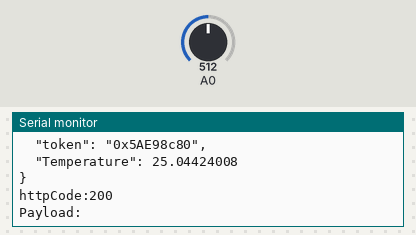
A sketch run on a simulated ESP8266 (NodeMCU). Shown: the last lines printed to the serial monitor. The inputs (shaded band) are chosen by the test bench; at power-on: A0 = 512. WiFi joins after 1.5 s; servers stay silent unless stated; uploads are accepted with an empty reply.

Above: at 2.7 s.
2.8 s: A0 set to 716
At 5.87 s:
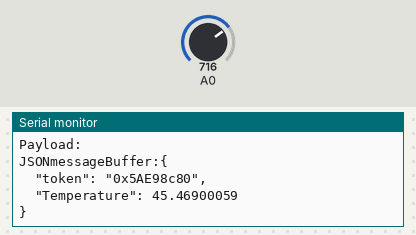
7.8 s: A0 set to 900
At 10.07 s:
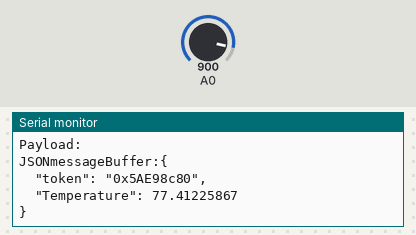
Timing chart, 0 to 11.6 s (numbered marks = the images above; inputs shaded):
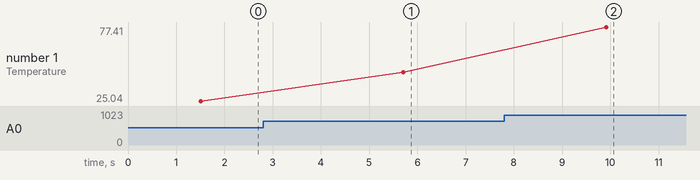

Measured:
- after the input at 2.8 s, the serial monitor: prints a new line after 2.9 s (image 1)
- after the input at 7.8 s, the serial monitor: prints a new line after 2.1 s (image 2)
- plotted number 1: 25.04 → 45.47 after the input at 2.8 s, 45.47 → 77.41 after the input at 7.8 s

The sketch:

IoT_Home.ino
```cpp
#include <ESP8266WiFi.h>
#include <ESP8266HTTPClient.h>
//#include <WiFiClient.h>
#include <ArduinoJson.h>


/* smarthome wi-Fi wi-Fi informations */
const char* ssid = "";	 /* REPLACE_WITH_YOUR_SSID     */
const char* passwd = ""; /* REPLACE_WITH_YOUR_PASSWORD */

const char* server_IP = "http://192.168.1.24:5000/api/post_temperature";

/*
unsigned long lastTime = 0;
unsigned long timerDelay = 5000;
*/


/* NTC Thermistor Initialization */
String command;
const double VCC = 3.3;                /* NodeMCU VCC              */
const double R2 = 10000;                /* 10K ohm series resistor  */
const double adc_resolution = 1023;    /* 10-bit adc (2^10) reader */

const double A = 0.001129148;    /* thermistor equation parameters */
const double B = 0.000234125;
const double C = 0.0000000876741;

void setup()
{
  Serial.begin(115200);  /* Define baud rate for serial communication */

  WiFi.begin(ssid, passwd); /* Start WiFi Connection*/
  Serial.println("Connecting");

  /* Attempt to connect wi-Fi network */
  while(WiFi.status() != WL_CONNECTED) {
    delay(500);
    Serial.print("Waiting for connection.");
  }

  Serial.println("");
  Serial.print("Connected to WiFi network with IP Address: ");
  Serial.println(WiFi.localIP());
  //WiFi.setAutoReconnect(true); /* Force to reconnect             */
  //WiFi.persistent(true);       /* Force to keep connection alive */
}


void loop()
{
  double Vout, /* ADC Read Voltage    */
          Rth, /* */
  temperature, /* Temperature Value   */
    adc_value; /* ADC value 0 to 1023 */

  adc_value = analogRead(A0);
  Vout = (adc_value * VCC) / adc_resolution;  /* adc_value 0 to 1023 */
  Rth = (VCC * R2 / Vout) - R2;               /* Vout 0 to 3.3V      */

  /***
     Steinhart-Hart Thermistor Formula:
     T in Kelvin = 1 / (A + B[ln(R)] + C[ln(R)]^3)
  ***/
  temperature = (1 / (A + (B * log(Rth)) + (C * pow((log(Rth)),3))));
  temperature = temperature - 273.15;  /* Convert Temperature Degree to Celsius */

  if(WiFi.status() == WL_CONNECTED) { /* Check Connection Status */
    StaticJsonBuffer<300> JSONbuffer; /* Static JSON Buffer */
    JsonObject& JSONencoder = JSONbuffer.createObject();

    /* Serialize JSON Object */
    JSONencoder["token"] = "0x5AE98c80";
    JSONencoder["Temperature"] = temperature;

    char JSONmessageBuffer[300];
    JSONencoder.prettyPrintTo(JSONmessageBuffer, sizeof(JSONmessageBuffer));
    Serial.print("JSONmessageBuffer:");
    Serial.println(JSONmessageBuffer);

    /* Initialize HTTP Client */
    HTTPClient http;
    http.begin(server_IP); /* Specify request destination */
    http.addHeader("Content-Type", "application/json");          /* Content-Type header         */

    /* Post JSON Object via HTTP */
    int httpCode = http.POST(JSONmessageBuffer);
    String payload = http.getString();

    Serial.print("httpCode:");   //Print HTTP return code
    Serial.println(httpCode);
    Serial.print("Payload:");
    Serial.println(payload);    //Print request response payload

    http.end();
  }
  else {
    Serial.println("WiFi Connection Error");
  }
  delay(4000);

}
```
